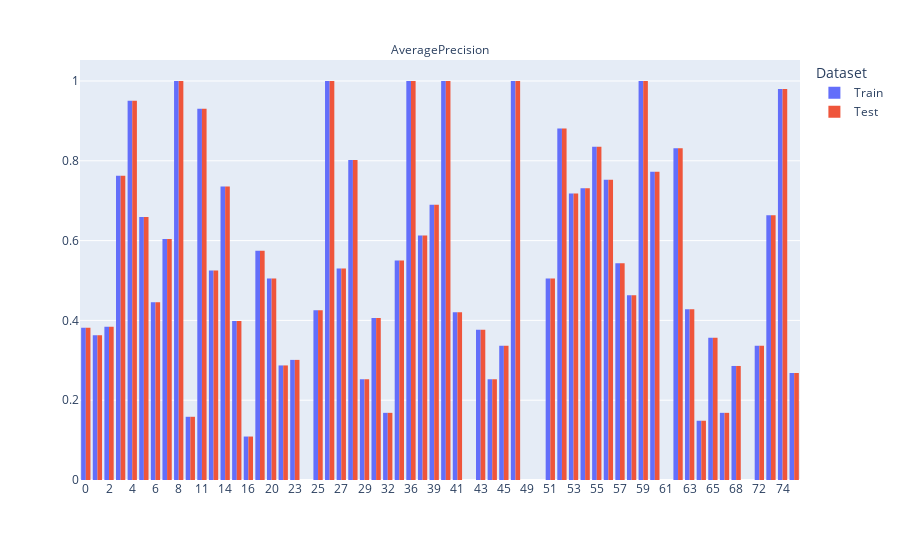

Notebook cell for this chart:
### Code cell
check = PerformanceReport(prediction_extract=coco.yolo_wrapper)
check.run(train_ds, train_ds, yolo)

### Figure 1 — Plotly figure (JSON) as saved in the notebook; plotly's stock layout.template omitted (floating-point values rounded to 4 significant figures)
{"data": [{"alignmentgroup": "True", "bingroup": "x", "histfunc": "sum", "hovertemplate": "Dataset=Train<br>Metric=AveragePrecision<br>Class=%{x}<br>sum of Value=%{y}<extra></extra>", "legendgroup": "Train", "marker": {"color": "#636efa", "pattern": {"shape": ""}}, "name": "Train", "offsetgroup": "Train", "orientation": "v", "showlegend": true, "type": "histogram", "x": [0, 1, 2, 3, 4, 5, 6, 7, 8, 9, 11, 13, 14, 15, 16, 17, 20, 22, 23, 24, 25, 26, 27, 28, 29, 31, 32, 34, 36, 38, 39, 40, 41, 42, 43, 44, 45, 48, 49, 50, 51, 52, 53, 54, 55, 56, 57, 58, 59, 60, 61, 62, 63, 64, 65, 67, 68, 71, 72, 73, 74, 77], "xaxis": "x", "y": [0.3815, 0.3628, 0.3842, 0.7624, 0.9505, 0.6588, 0.4455, 0.604, 1, 0.1584, 0.9307, 0.5248, 0.7359, 0.3987, 0.1089, 0.5743, 0.505, 0.2871, 0.301, 0, 0.4257, 1, 0.5301, 0.802, 0.2525, 0.4059, 0.1683, 0.55, 1, 0.613, 0.6898, 1, 0.4206, 0, 0.3767, 0.2525, 0.3366, 1, 0, 0, 0.505, 0.8812, 0.7183, 0.7314, 0.835, 0.7525, 0.5432, 0.4629, 1, 0.7723, 0, 0.8317, 0.4282, 0.1485, 0.3563, 0.1683, 0.2858, 0, 0.3366, 0.6634, 0.9802, 0.2682], "yaxis": "y"}, {"alignmentgroup": "True", "bingroup": "x", "histfunc": "sum", "hovertemplate": "Dataset=Test<br>Metric=AveragePrecision<br>Class=%{x}<br>sum of Value=%{y}<extra></extra>", "legendgroup": "Test", "marker": {"color": "#EF553B", "pattern": {"shape": ""}}, "name": "Test", "offsetgroup": "Test", "orientation": "v", "showlegend": true, "type": "histogram", "x": [0, 1, 2, 3, 4, 5, 6, 7, 8, 9, 11, 13, 14, 15, 16, 17, 20, 22, 23, 24, 25, 26, 27, 28, 29, 31, 32, 34, 36, 38, 39, 40, 41, 42, 43, 44, 45, 48, 49, 50, 51, 52, 53, 54, 55, 56, 57, 58, 59, 60, 61, 62, 63, 64, 65, 67, 68, 71, 72, 73, 74, 77], "xaxis": "x", "y": [0.3815, 0.3628, 0.3842, 0.7624, 0.9505, 0.6588, 0.4455, 0.604, 1, 0.1584, 0.9307, 0.5248, 0.7359, 0.3987, 0.1089, 0.5743, 0.505, 0.2871, 0.301, 0, 0.4257, 1, 0.5301, 0.802, 0.2525, 0.4059, 0.1683, 0.55, 1, 0.613, 0.6898, 1, 0.4206, 0, 0.3767, 0.2525, 0.3366, 1, 0, 0, 0.505, 0.8812, 0.7183, 0.7314, 0.835, 0.7525, 0.5432, 0.4629, 1, 0.7723, 0, 0.8317, 0.4282, 0.1485, 0.3563, 0.1683, 0.2858, 0, 0.3366, 0.6634, 0.9802, 0.2682], "yaxis": "y"}], "layout": {"annotations": [{"font": {}, "showarrow": false, "text": "AveragePrecision", "x": 0.5, "xanchor": "center", "xref": "paper", "y": 1, "yanchor": "bottom", "yref": "paper"}], "barmode": "group", "legend": {"title": {"text": "Dataset"}, "tracegroupgap": 0}, "margin": {"t": 60}, "xaxis": {"anchor": "y", "domain": [0, 1], "title": {}, "type": "category"}, "yaxis": {"anchor": "x", "domain": [0, 1], "showticklabels": true, "title": {}}}}
